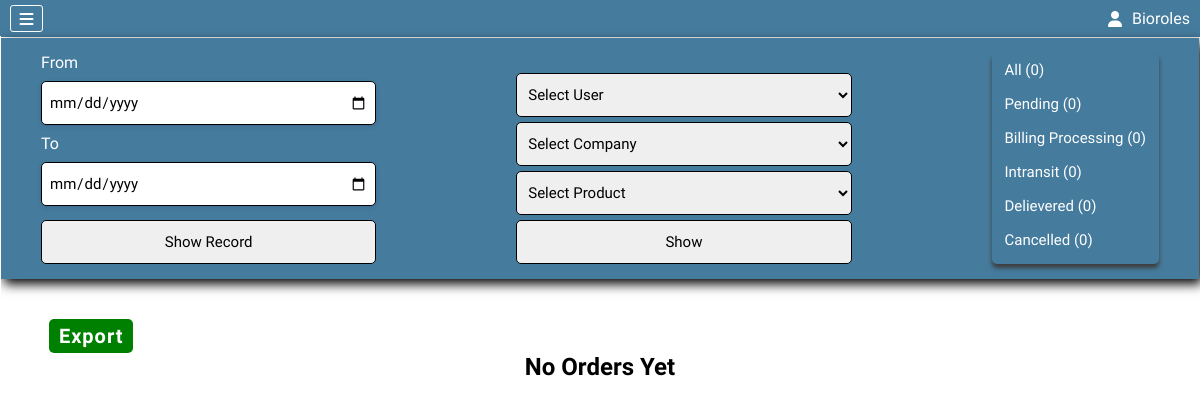
The app's page /orders.php?orderNo=1695281762468 (signed in), older data.
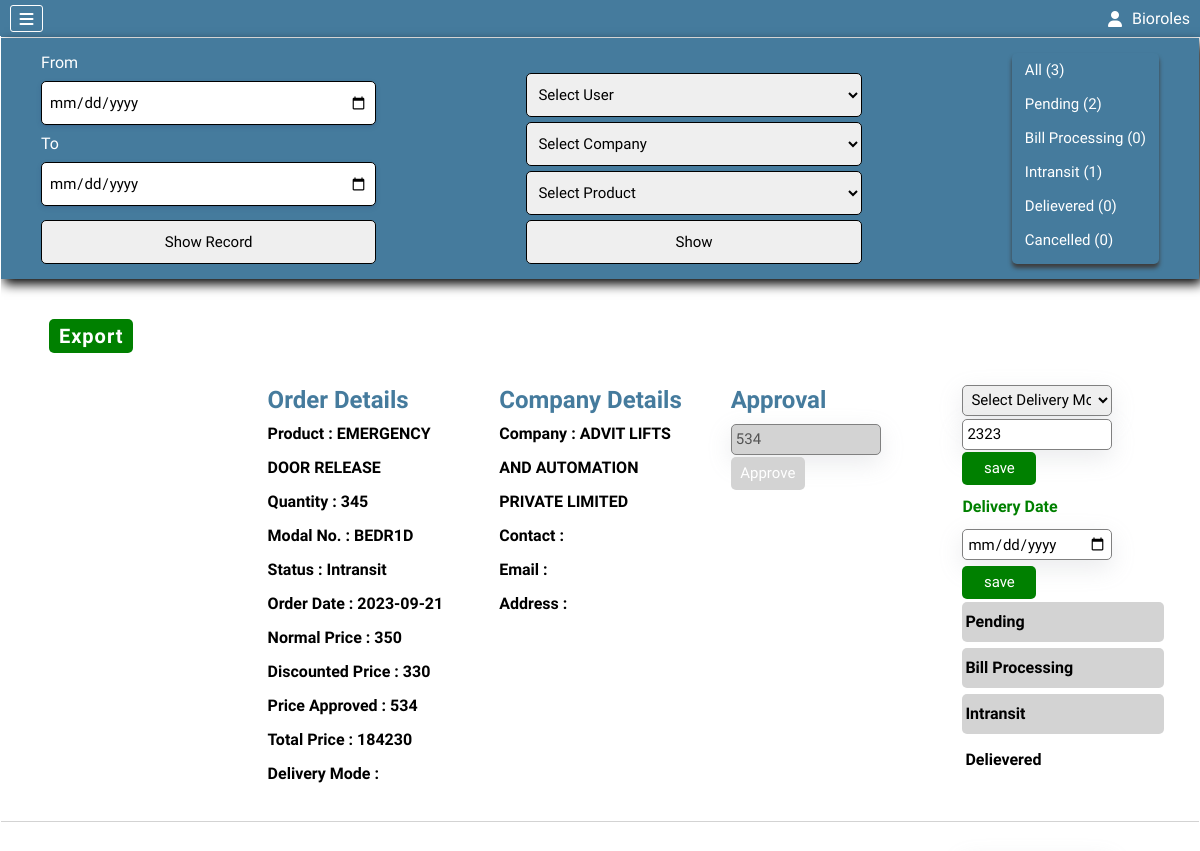
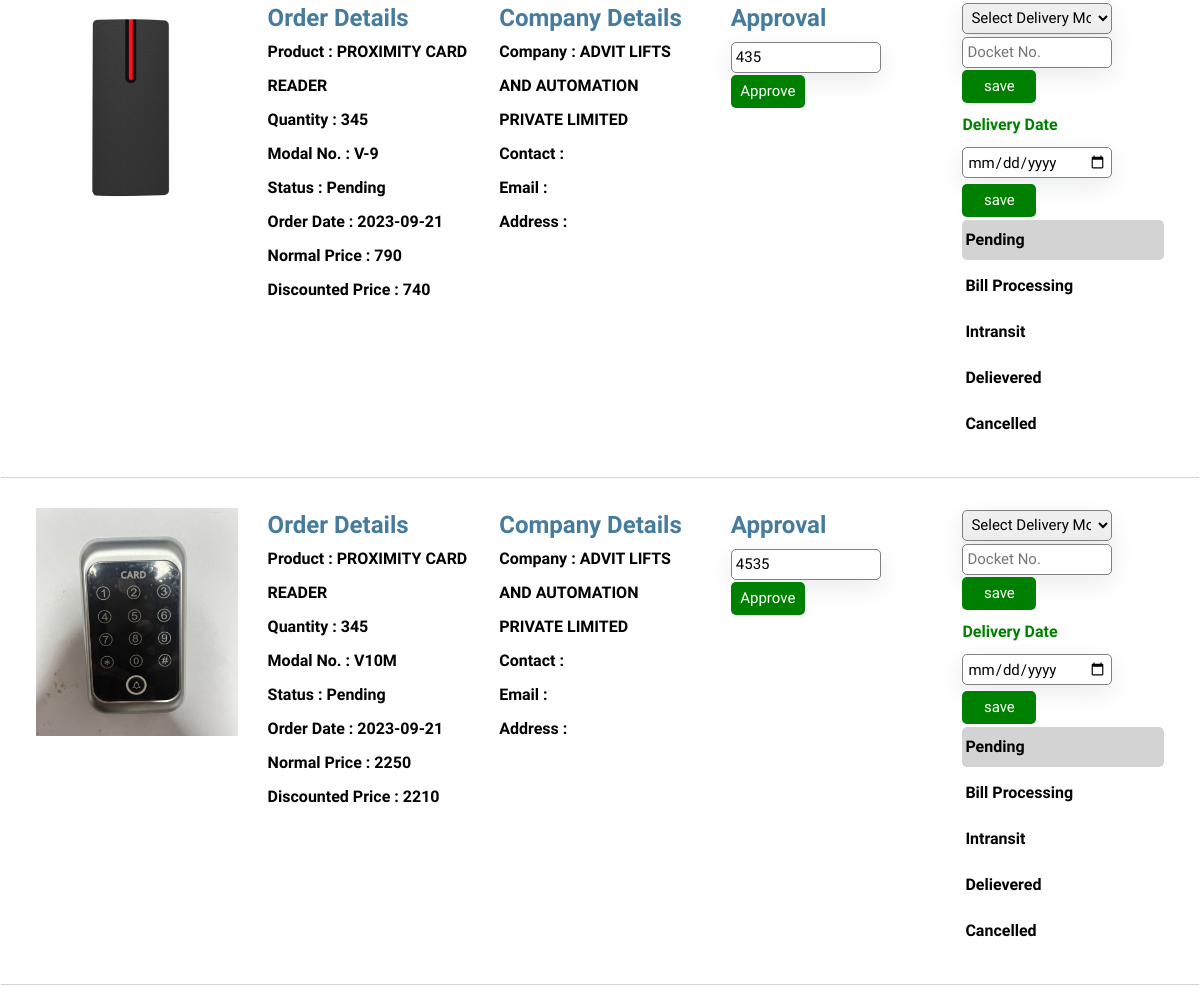
The same page, newer data (2 pictures, top to bottom).
### tables this page shows
CREATE TABLE `orderstatus` (
  `Status_Id` int(11) NOT NULL AUTO_INCREMENT,
  `Status_Name` varchar(50) NOT NULL,
  PRIMARY KEY (`Status_Id`)
);

CREATE TABLE `orders` (
  `Order_Id` int(11) NOT NULL AUTO_INCREMENT,
  `cart_no` varchar(500) NOT NULL DEFAULT '0',
  `Order_Date` varchar(100) NOT NULL,
  `Delivery_Date` varchar(100) DEFAULT '',
  `Order_Pieces` int(11) NOT NULL,
  `Sale_Price` varchar(10000) NOT NULL DEFAULT '',
  `Approved_Price` int(11) NOT NULL DEFAULT 0,
  `Approved` tinyint(1) NOT NULL DEFAULT 0,
  `Order_Status` int(11) NOT NULL DEFAULT 1,
  `Product_Id` int(11) NOT NULL,
  `Company_Id` int(11) NOT NULL,
  `Cancel_Reason` varchar(100) NOT NULL DEFAULT 'This Item is currently out of Stock',
  `Delievery_Mode` int(11) NOT NULL DEFAULT 0,
  `Docket_No` varchar(100) DEFAULT '',
  `Return_Status` int(11) NOT NULL DEFAULT 0,
  `Return_Pieces` int(11) NOT NULL DEFAULT 0,
  `Return_Approvel` int(11) NOT NULL DEFAULT 0,
  `Return_Reason` varchar(500) NOT NULL DEFAULT '',
  `Return_Date` varchar(50) NOT NULL DEFAULT '',
  PRIMARY KEY (`Order_Id`)
);

CREATE TABLE `product` (
  `Product_Id` int(11) NOT NULL AUTO_INCREMENT,
  `Product_Name` varchar(50) NOT NULL,
  `Product_Modal_No` varchar(100) NOT NULL,
  `Product_Img` varchar(100) NOT NULL,
  `Normal_Price` int(11) NOT NULL,
  `Discounted_Price` int(11) NOT NULL,
  `Quantity` int(11) NOT NULL,
  `Latest_Stock_Date` date NOT NULL DEFAULT current_timestamp(),
  `P_Category_Id` int(11) NOT NULL,
  PRIMARY KEY (`Product_Id`)
);

CREATE TABLE `company` (
  `Company_Id` int(11) NOT NULL AUTO_INCREMENT,
  `userId` int(11) NOT NULL DEFAULT 0,
  `Admin_Type` int(11) NOT NULL DEFAULT 2,
  `Active_Status` int(11) NOT NULL DEFAULT 1,
  `Approvel` int(11) DEFAULT 0,
  `Company_Code` int(11) NOT NULL,
  `Company_Name` varchar(500) NOT NULL,
  `Company_Phone` varchar(100) NOT NULL DEFAULT '',
  `Company_Email` varchar(50) NOT NULL DEFAULT '',
  `Company_Address` varchar(500) NOT NULL,
  `Company_Username` varchar(500) NOT NULL,
  `Company_Password` varchar(100) NOT NULL,
  `Company_GST` varchar(25) DEFAULT '',
  `Company_PAN` varchar(15) DEFAULT '',
  `Company_TAN` varchar(15) DEFAULT '',
  `Company_Licence` varchar(15) DEFAULT '',
  `Company_Registration` varchar(25) DEFAULT '',
  PRIMARY KEY (`Company_Id`),
  UNIQUE KEY `Company_Username` (`Company_Username`)
);

### orders.php (the view, shortened to what the changed rows need)
<?php include "./components/header.php" ?>
<?php
$btnSql="select * from orderstatus";
$btnResult=mysqli_query($conn,$btnSql);
?>
<section class="allOrdersPage">
    <div class="filterBtnContainer">
        <?php
        if(!isset($_GET['weekDate'])and !isset($_GET['monthDate'])){
            ?>
            <form class="orform" action="orders.php" method="get">
                From
                <input type="date" name="fromDate" id="" required>
                To
                <input type="date" name="toDate" id="" required>
                <input type="submit" value="Show Record">
            </form>
            <form class="orform2" action="orders.php" method="get">
                <?php
                if(!isset($_SESSION['User_Id'])){
                    ?>
                    <select class="margin-top" name="userId" required>
                        <option value="" disabled selected>Select User</option>
                    </select>
                    <?php
                }
                ?>
                <select name="comId">
                    <option value="" disabled selected>Select Company</option>
                </select>
                <select name="proId">
                    <option value="" disabled selected>Select Product</option>
                </select>
                <input type="submit" value="Show">
            </form>
            <div class="statusBtn">
                <?php
                if(isset($_SESSION['User_Id'])){
                    $allSql="select `Order_Id` as count from orders join company on orders.`Company_Id`=company.`Company_Id` where company.`userId`=$huid and orders.`cart_no`=$_GET[orderNo]";
                }else{
                    $allSql="select `Order_Id` as count from orders join company on orders.`Company_Id`=company.`Company_Id` where orders.`cart_no`=$_GET[orderNo]";
                }
                $allResult=mysqli_query($conn,$allSql);
                ?>
                <a href="orders.php?orderNo=<?php echo $_GET['orderNo'] ?>">All (<?php echo mysqli_num_rows($allResult) ?>)</a>
                <?php
                if(mysqli_num_rows($btnResult)>0){
                    while($btnRow=mysqli_fetch_assoc($btnResult)){
                        if(isset($_SESSION['User_Id'])){
                            $newSql="select * from orders join company on orders.`Company_Id`=company.`Company_Id` where `Order_Status`=".$btnRow['Status_Id']." and company.`userId`=$huid and orders.`cart_no`=$_GET[orderNo]";
                        }else{
                            $newSql="select * from orders join company on orders.`Company_Id`=company.`Company_Id` where `Order_Status`=".$btnRow['Status_Id']." and orders.`cart_no`=$_GET[orderNo]";
                        }
                        $newResult=mysqli_query($conn,$newSql);
                ?>
                    <a href="orders.php?orderNo=<?php echo $_GET['orderNo'] ?>&status=<?php echo $btnRow['Status_Id'] ?>"><?php echo $btnRow['Status_Name'] ?> (<?php echo mysqli_num_rows($newResult) ?>)</a>
                <?php
                    }
                }
                ?>
            </div>
        <?php
        }
        ?>
    </div>
    <div class="allOrdersContainer">
        <?php
        if(isset($_GET['fromDate']) and isset($_GET['toDate'])){
            $fromDate=$_GET['fromDate'];
            $toDate=$_GET['toDate'];
            if(isset($_SESSION['User_Id'])){
                $aosql="select * from orders join product on orders.`Product_Id`=product.`Product_Id` join orderstatus on orderstatus.`Status_Id`=orders.`Order_Status` left join company on company.`Company_Id`=orders.`Company_Id` left join deliverymode on orders.`Delievery_Mode`=deliverymode.`Delivery_Id` where (`Order_Date` between '$fromDate' and '$toDate') and company.`userId`=$huid and orders.`cart_no`=$_GET[orderNo]";
            }else{
                $aosql="select * from orders join product on orders.`Product_Id`=product.`Product_Id` join orderstatus on orderstatus.`Status_Id`=orders.`Order_Status` left join company on company.`Company_Id`=orders.`Company_Id` left join deliverymode on orders.`Delievery_Mode`=deliverymode.`Delivery_Id` where `Order_Date` between '$fromDate' and '$toDate' and orders.`cart_no`=$_GET[orderNo]";
            }
            $fromDate=implode("/",array_reverse(explode("-",$_GET['fromDate'])));
            $toDate=implode("/",array_reverse(explode("-",$_GET['toDate'])));
            echo "<h3>From $fromDate To $toDate</h3>";
        }else{
            if(isset($_SESSION['User_Id'])){
                $aosql="select * from orders join product on orders.`Product_Id`=product.`Product_Id` join orderstatus on orderstatus.`Status_Id`=orders.`Order_Status` left join company on company.`Company_Id`=orders.`Company_Id` left join deliverymode on orders.`Delievery_Mode`=deliverymode.`Delivery_Id` where company.`userId`=$huid and orders.`cart_no`=$_GET[orderNo] order by `Order_Id` desc";
            }else{
                $aosql="select * from orders join product on orders.`Product_Id`=product.`Product_Id` join orderstatus on orderstatus.`Status_Id`=orders.`Order_Status` left join company on company.`Company_Id`=orders.`Company_Id` left join deliverymode on orders.`Delievery_Mode`=deliverymode.`Delivery_Id` where orders.`cart_no`=$_GET[orderNo] order by `Order_Id` desc";
            }
        }
        $aoresult=mysqli_query($conn,$aosql);
        if(mysqli_num_rows($aoresult)>0){
            while($aorow=mysqli_fetch_assoc($aoresult)){
        ?>
                <div class="order">
                    <div class="order-box image">
                        <img src="./uploadImages/<?php echo $aorow['Product_Img'] ?>" alt="">
                    </div>
                    <div class="order-box">
                        <h2>Order Details</h2>
                        <div class="span-p"><span>Product : </span><span><?php echo $aorow['Product_Name'] ?></span></div>
                        <div><span>Quantity : </span><span><?php echo $aorow['Order_Pieces'] ?></span></div>
                        <div><span>Modal No. : </span><span><?php echo $aorow['Product_Modal_No'] ?></span></div>
                        <div><span>Status : </span><span><?php echo $aorow['Status_Name'] ?></span></div>
                        <div><span>Order Date : </span><span><?php echo $aorow['Order_Date'] ?></span></div>
                        <div><span>Normal Price : </span><span><?php echo $aorow['Normal_Price'] ?></span></div>
                        <div><span>Discounted Price : </span><span><?php echo $aorow['Discounted_Price'] ?></span></div>
                    <?php
                    if($aorow['Approved']==1){
                    ?>
                        <div><span>Price Approved : </span><span><?php echo $aorow['Approved_Price'] ?></span></div>
                        <div><span>Total Price : </span><span><?php echo $aorow['Approved_Price']*$aorow['Order_Pieces'] ?></span></div>
                    <?php
                    }
                    ?>
                    <?php
                    if($aorow['Order_Status']>=3 and $aorow['Order_Status']!=5){
                    ?>
                        <div><span>Delivery Mode : </span><span><?php echo $aorow['Delivery_Type'] ?></span></div>
                    <?php
                    }
                    ?>
                    </div>
                    <div class="order-box">
                        <h2>Company Details</h2>
                        <div><span>Company : </span><span><?php echo $aorow['Company_Name'] ?></span></div>
                        <div><span>Contact : </span><span><?php echo $aorow['Company_Phone'] ?></span></div>
                        <div><span>Email : </span><span><?php echo $aorow['Company_Email'] ?></span></div>
                        <div><span>Address : </span><span><?php echo $aorow['Company_Address'] ?></span></div>
                    </div>
                    <?php
                    if(!isset($_SESSION['User_Id'])){
                    ?>
                    <div class="order-box">
                        <h2>Approval</h2>
                        <form style="margin-top:5px;" action="orders.php?orderNo=<?php echo $_GET['orderNo'] ?>" method="post">
                            <?php
                            if(($aorow['Approved']==1 or $aorow['Order_Status']==5) or $aorow['Order_Status']==5){
                                $disable="style='background-color:lightgrey' disabled";
                            }else{
                                $disable="";
                            }
                            ?>
                            <input class="order-input" type="text" name="approvedPrice" value="<?php echo $aorow['Approved_Price'] ?>" <?php echo $disable ?>>
                            <input class="order-btn" type="submit" value="Approve" <?php echo $disable ?>>
                        </form>
                    </div>
                    <?php
                    }
                    ?>
                    <div class="order-box2">
                        <?php
                            $statusId=isset($status)?"status=$status&":"";
                            $dateId=isset($_GET['fromDate']) && isset($_GET['toDate'])?"fromDate=".$_GET['fromDate']."&toDate=".$_GET['toDate']."&":"";
                            $compId=isset($_GET['comId'])?"comId=".$_GET['comId']."&":"";
                        ?>
                        <form action="orders.php?orderNo=<?php echo $_GET['orderNo'] ?>&<?php echo $compId ?><?php echo $dateId ?><?php echo $statusId ?>" method="post">
                            <?php
                            if((($aorow['Delievery_Mode']>0 or $aorow['Order_Status']==5) and $aorow['Docket_No']!=="") or $aorow['Order_Status']==5){
                                $disabledAgain="style='background-color:lightgrey' disabled";
                            }else{
                                $disabledAgain="";
                            }
                            ?>
                            <select class="select-b" name="delivery" <?php echo $disabledAgain ?> required>
                                <option value="" selected disabled>Select Delivery Mode</option>
                            </select><br>
                            <input class="order-input" type="text" name="docketNo" placeholder="Docket No." value="<?php echo $aorow['Docket_No'] ?>" <?php echo $disabledAgain ?>>
                            <input class="order-btn" type="submit" value="save" <?php echo $disabledAgain ?>>
                        </form>
                        <form style="margin-top:5px;" action="orders.php?orderNo=<?php echo $_GET['orderNo'] ?>&<?php echo $compId ?><?php echo $dateId ?><?php echo $statusId ?>" method="post">
                            <?php
                            if($aorow['Delivery_Date']!=="" or $aorow['Order_Status']==5){
                                $disabling="style='background-color:lightgrey' disabled";
                            }else{
                                $disabling="";
                            }
                            ?>
                            <label for="deliveryDate" style="color:green">Delivery Date</label><br>
                            <input class="order-input" type="date" max="<?php echo date("Y-m-d") ?>" name="deliveryDate" id="deliveryDate" value="<?php echo $aorow['Delivery_Date'] ?>" <?php echo $disabling ?>>
                            <input class="order-btn" type="submit" value="save" <?php echo $disabling ?>>
                        </form>
                    <?php
                        $orderstatusSql="select * from orderstatus";
                        $orderstatusResult=mysqli_query($conn,$orderstatusSql);
                        if(mysqli_num_rows($orderstatusResult)>0){
                            while($orderstatusRow=mysqli_fetch_assoc($orderstatusResult)){
                                if($aorow['Order_Status']>=$orderstatusRow['Status_Id']){
                                    $disabled="style='background-color:lightgrey;pointer-events:none'";
                                }else{
                                    $disabled="";
                                }
                                if($aorow['Order_Status']==3 or $aorow['Order_Status']==4){
                                    if($orderstatusRow['Status_Id']==5){
                                        break;
                                    }
                                }
                    ?>
                        <a class="order-button" href="orders.php?orderNo=<?php echo $_GET['orderNo'] ?>&<?php echo $compId ?><?php echo $dateId ?><?php echo $statusId ?>oid=<?php echo $aorow['Order_Id'] ?>&osid=<?php echo $orderstatusRow['Status_Id'] ?>&productId=<?php echo $aorow['Product_Id'] ?>" <?php echo $disabled ?>><?php echo $orderstatusRow['Status_Name'] ?></a>
                    <?php
                            }
                        }
                    ?>
                    </div>
                </div>
        <?php
            }
        }else{
        ?>
        <h2 align="center">No Orders Yet</h2>
        <?php
        }
        ?>
    </div>
</section>
<?php include "./components/footer.php" ?>

Row changes from the older to the newer data that the page shows:
computed for orderstatus "Pending": mysqli_num_rows($newResult) "0" → "2"
changed orderstatus: Status_Name "Billing Processing" → "Bill Processing"
computed for orderstatus "Intransit": mysqli_num_rows($newResult) "0" → "1"
added orders: Product_Id.Product_Name "EMERGENCY DOOR RELEASE", Order_Pieces "345", Product_Id.Product_Modal_No "BEDR1D", orderstatus.Status_Name "Intransit", Order_Date "2023-09-21", Product_Id.Normal_Price "350", Product_Id.Discounted_Price "330", Approved_Price "534", $aorow['Approved_Price']*$aorow['Order_Pieces'] "184230", Company_Id.Company_Name "ADVIT LIFTS AND AUTOMATION PRIVATE LIMITED", approvedPrice "534", docketNo "2323", orderstatus (Status_Name "Pending"), orderstatus (Status_Name "Bill Processing"), orderstatus (Status_Name "Intransit"), orderstatus (Status_Name "Delievered")
added orders: Product_Id.Product_Img (picture), Product_Id.Product_Name "PROXIMITY CARD READER", Order_Pieces "345", Product_Id.Product_Modal_No "V-9", orderstatus.Status_Name "Pending", Order_Date "2023-09-21", Product_Id.Normal_Price "790", Product_Id.Discounted_Price "740", Company_Id.Company_Name "ADVIT LIFTS AND AUTOMATION PRIVATE LIMITED", approvedPrice "435", orderstatus (Status_Name "Pending"), orderstatus (Status_Name "Bill Processing"), orderstatus (Status_Name "Intransit"), orderstatus (Status_Name "Delievered"), orderstatus (Status_Name "Cancelled")
added orders: Product_Id.Product_Img (picture), Product_Id.Product_Name "PROXIMITY CARD READER", Order_Pieces "345", Product_Id.Product_Modal_No "V10M", orderstatus.Status_Name "Pending", Order_Date "2023-09-21", Product_Id.Normal_Price "2250", Product_Id.Discounted_Price "2210", Company_Id.Company_Name "ADVIT LIFTS AND AUTOMATION PRIVATE LIMITED", approvedPrice "4535", orderstatus (Status_Name "Pending"), orderstatus (Status_Name "Bill Processing"), orderstatus (Status_Name "Intransit"), orderstatus (Status_Name "Delievered"), orderstatus (Status_Name "Cancelled")
Text that changed along with them:
mysqli_num_rows($allResult): "0" → "3"
text no longer shown: "No Orders Yet"
